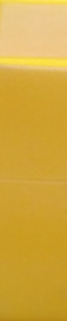
#> input picture SkystoneColorRange.png, 67 x 321 px
$ python RGBColorModeling.py
#> lines starting #> are read from the running program, lines starting #| are printed output that depends on the picture
import cv2
import matplotlib.pyplot as plt
import numpy as np

from mpl_toolkits.mplot3d import Axes3D
from matplotlib import cm
from matplotlib import colors

# From this tutorial https://realpython.com/python-opencv-color-spaces/
# Start with reading the image using OpenCV
skystone_image = cv2.imread('SkystoneColorRange.png')
#> skystone_image is the input picture: shape (321, 67, 3); mean B, G, R 62.4, 168.4, 210.7

# Since plt displays in BGR, we need to convert the RGB image to BGR
skystone_image = cv2.cvtColor(skystone_image, cv2.COLOR_BGR2RGB)
plt.imshow(skystone_image)
plt.show()

# Turns the 2D skystone_image array into a large array with 3 values each inner array.
pixel_colors = skystone_image.reshape((np.shape(skystone_image)[0] * np.shape(skystone_image)[1], 3))
norm = colors.Normalize(vmin=- 1., vmax=1.)
norm.autoscale(pixel_colors)
pixel_colors = norm(pixel_colors).tolist()
#> pixel_colors = 21507 items

# Split separates the channels
r, g, b = cv2.split(skystone_image)
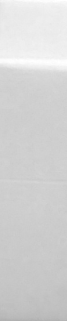
#> r: shape (321, 67); min 175, max 255, mean 210.7
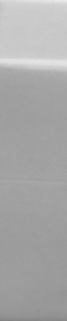
#> g: shape (321, 67); min 130, max 235, mean 168.4
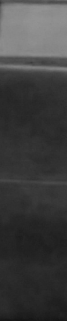
#> b: shape (321, 67); min 21, max 147, mean 62.4
fig = plt.figure()
axis = fig.add_subplot(1, 1, 1, projection="3d")

# Scatter plot
# Flatten() turns 2D array of values into 1D array
axis.scatter(r.flatten(), g.flatten(), b.flatten(), facecolors=pixel_colors, marker=".")
axis.set_xlabel("Red")
axis.set_ylabel("Green")
axis.set_zlabel("Blue")
plt.show()
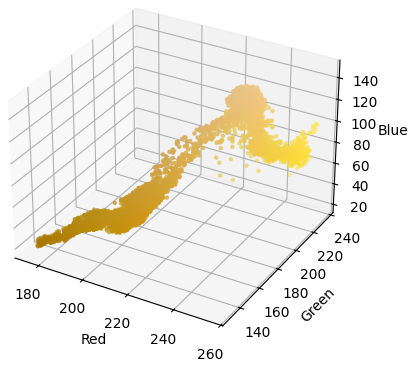
#> figure drawn by matplotlib, 1 panel

$ run again, with InnerSkystone.png copied over SkystoneColorRange.png
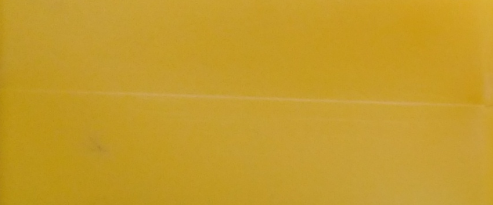
#> input picture InnerSkystone.png, 493 x 205 px
#> skystone_image is the input picture: shape (205, 493, 3); mean B, G, R 42.3, 155.9, 196.8
#> pixel_colors = 101065 items
#> `r, g, b = cv2.split(skystone_image)`:
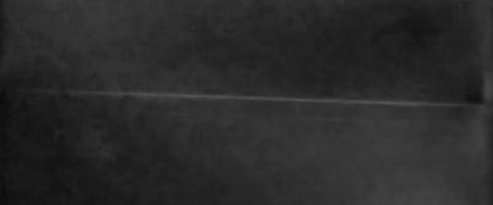
#> b: shape (205, 493); min 9, max 86, mean 42.3
#> `plt.show()`:
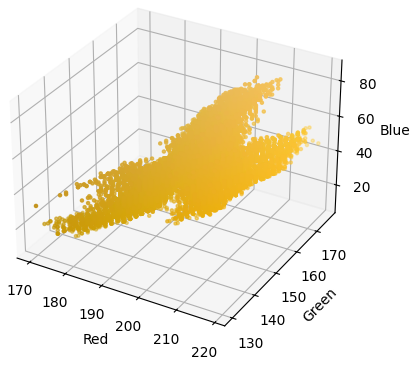
#> figure drawn by matplotlib, 1 panel

$ run again, with SkystoneWithNoise.png copied over SkystoneColorRange.png
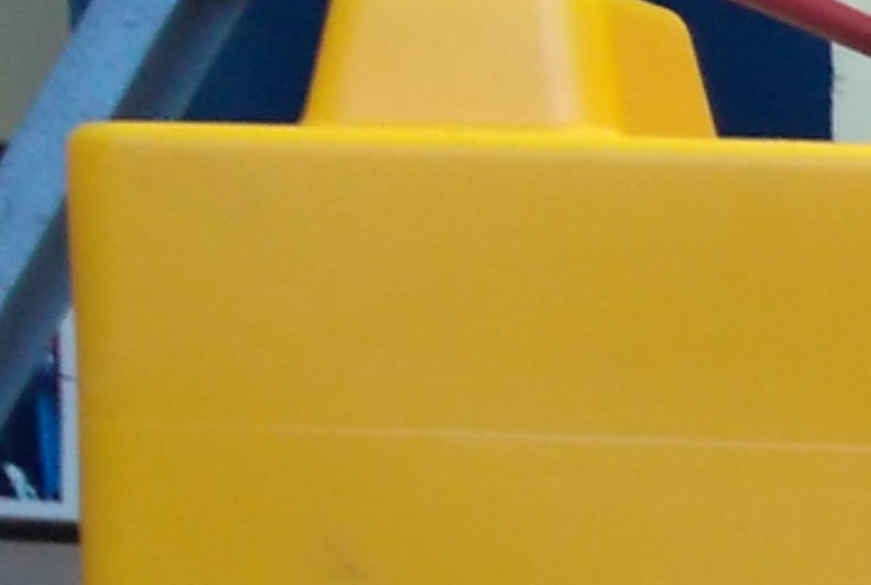
#> input picture SkystoneWithNoise.png, 871 x 585 px
#> skystone_image is the input picture: shape (585, 871, 3); mean B, G, R 59.4, 145.3, 173.4
#> pixel_colors = 509535 items
#> `r, g, b = cv2.split(skystone_image)`:
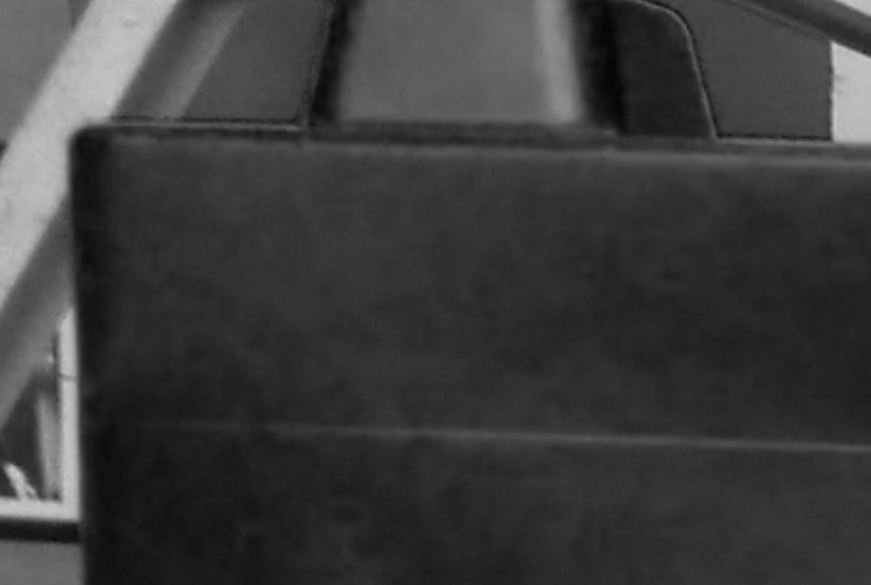
#> b: shape (585, 871); min 5, max 201, mean 59.4
#> `plt.show()`:
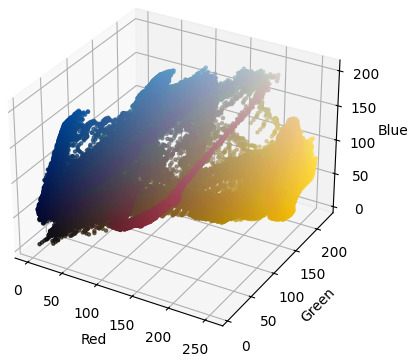
#> figure drawn by matplotlib, 1 panel

$ run again, with Skystones.png copied over SkystoneColorRange.png
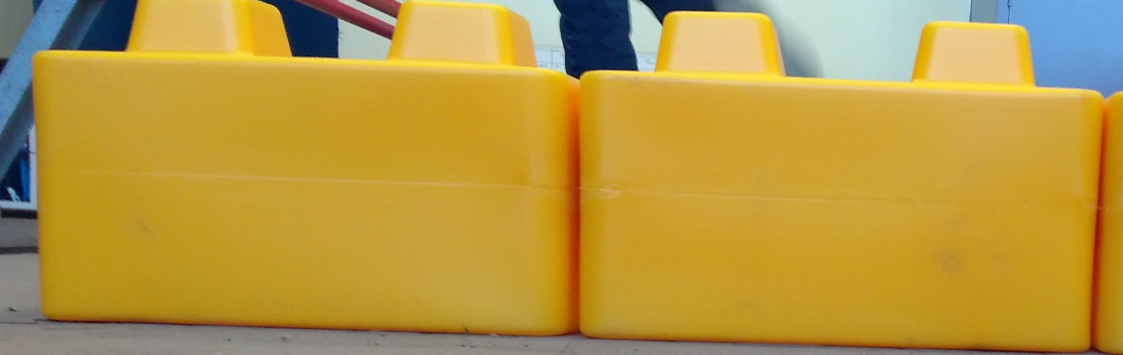
#> input picture Skystones.png, 1123 x 355 px
#> skystone_image is the input picture: shape (355, 1123, 3); mean B, G, R 65.6, 152.3, 184.1
#> pixel_colors = 398665 items
#> `r, g, b = cv2.split(skystone_image)`:
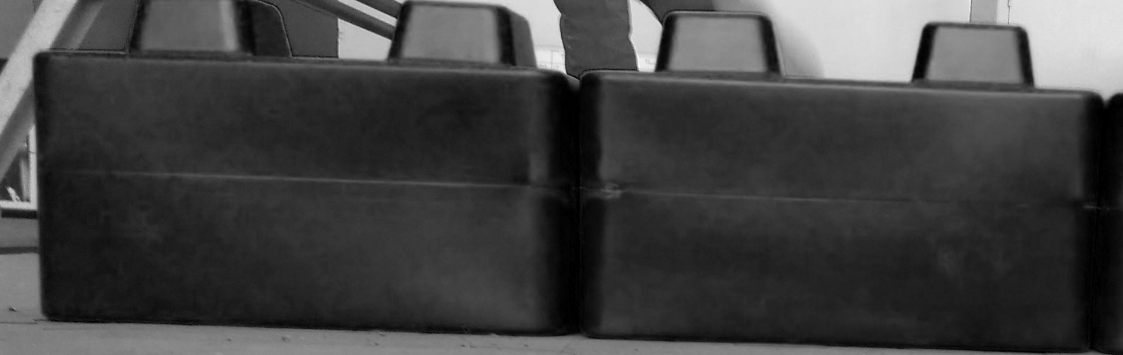
#> b: shape (355, 1123); min 0, max 251, mean 65.6
#> `plt.show()`:
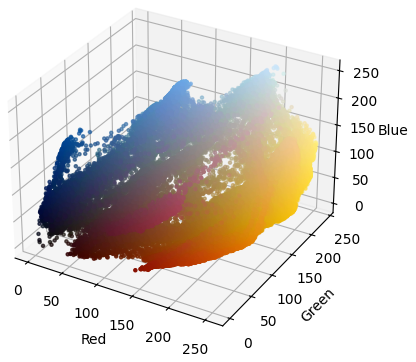
#> figure drawn by matplotlib, 1 panel
